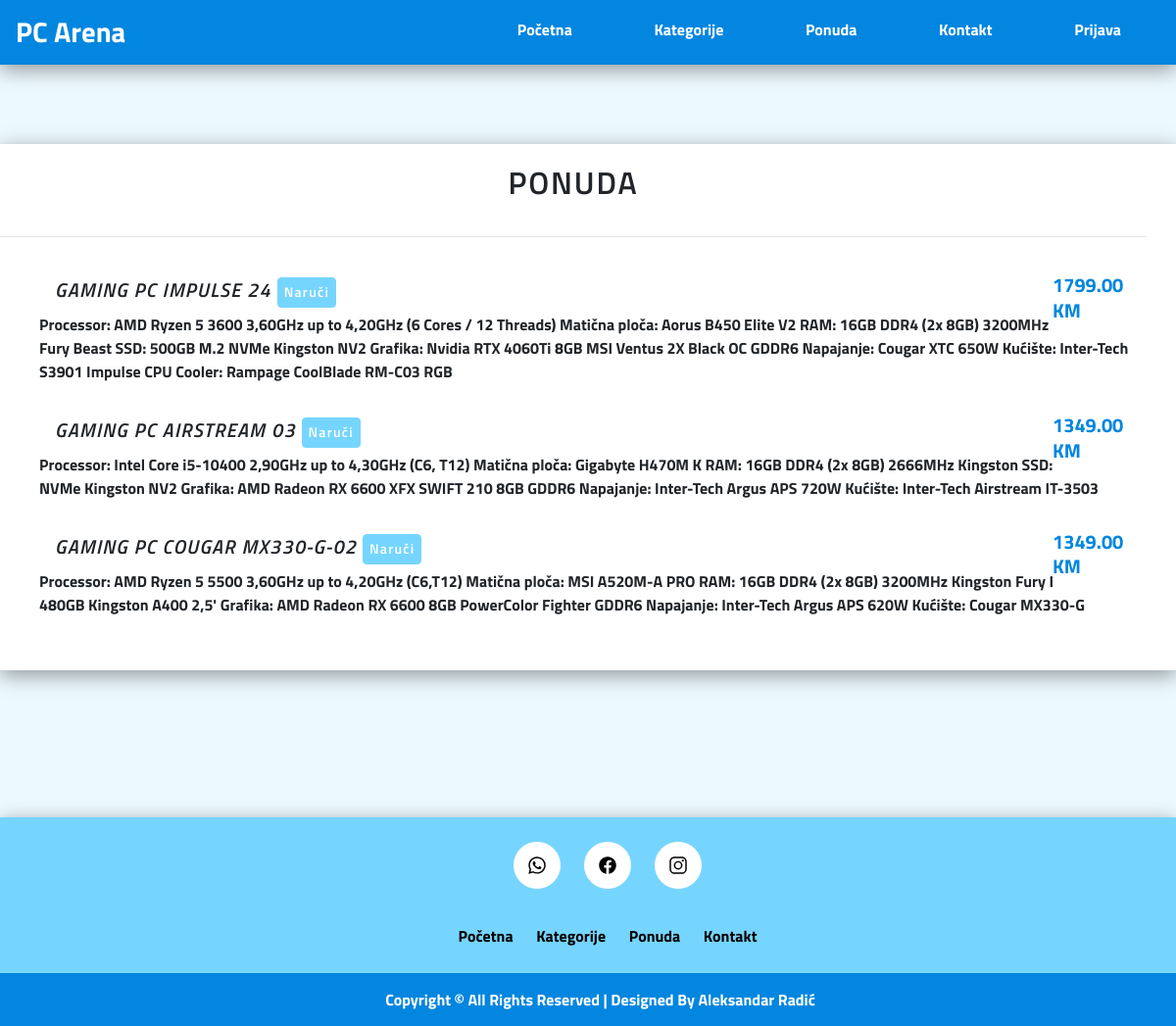
The app's page /categories-ponuda.php?kategorija_id=1 with its own data.
### tables this page shows
CREATE TABLE `tbl_ponuda` (
  `id` int(10) UNSIGNED NOT NULL,
  `naziv` varchar(100) NOT NULL,
  `opis` text NOT NULL,
  `cijena` decimal(10,2) NOT NULL,
  `kategorija_id` int(10) UNSIGNED NOT NULL,
  `objavljeno` varchar(10) NOT NULL,
  `aktivno` varchar(10) NOT NULL
);

### categories-ponuda.php (the view, shortened to what this page needs)
<?php
if (isset($_GET['kategorija_id'])) {
    $kategorija_id = $_GET['kategorija_id'];
}
?>
<!DOCTYPE html>
<html lang="en">
<head>
  <link rel="stylesheet" href="https://stackpath.bootstrapcdn.com/bootstrap/4.1.3/css/bootstrap.min.css"
    integrifty="sha384-MCw98/SFnGE8fJT3GXwEOngsV7Zt27NXFoaoApmYm81iuXoPkFOJwJ8ERdknLPMO">
  <link rel="stylesheet" href="css/style.css">
</head>
<body>
  <nav>
    <div class="navbar">
      <span class="pcshop-title">PC Arena</span>
      <ul>
        <li><a href="index.php">Početna</a></li>
        <li><a href="categories.php">Kategorije</a></li>
        <li><a href="ponuda.php">Ponuda</a></li>
        <li><a href="#">Kontakt</a></li>
        <li><a href="admin/login.php">Prijava</a></li>
      </ul>
    </div>
  </nav>
  <section class="interior-section-two menu-section">
    <div class="menu-list menu-list__dotted menu-list-1">
      <h2 class="menu-list__title">Ponuda</h2>
      <hr class="separator">
      <ul class="menu-list__items">
        <?php
                $sql = "SELECT * FROM tbl_ponuda WHERE kategorija_id = $kategorija_id";
                $conn = mysqli_connect('localhost', 'root', '') or die(mysqli_error($conn));
                $rezultat = mysqli_query($conn, $sql) or die(mysqli_error($conn));
                $brojredova = mysqli_num_rows($rezultat);
                if ($brojredova > 0) {
                    while ($row = mysqli_fetch_assoc($rezultat)) {
                        $id = $row['id'];
                        $naziv = $row['naziv'];
                        $opis = $row['opis'];
                        $cijena = $row['cijena'];
                ?>
        <li class="menu-list__item">
          <h4 class="menu-list__item-title">
            <span class="item_title">
              <?php echo $naziv; ?>
            </span>
            <div class="btn-menu"><a href="order.php?artikal_id=<?php echo $id; ?>">Naruči</a></div>
          </h4>
          <p>
            <?php echo $opis; ?>
          </p>
          <span class="menu-list__item-price">
            <p>
              <?php echo $cijena; ?> KM
            </p>
          </span>
        </li>
        <?php
                    }
                }
                ?>
      </ul>
    </div>
  </section>
  <footer>
    <ul class="icons">
      <li><a href="#"><ion-icon name="logo-whatsapp"></ion-icon></a></li>
      <li><a href="#"><ion-icon name="logo-facebook"></ion-icon></a></li>
      <li><a href="#"><ion-icon name="logo-instagram"></ion-icon></a></li>
    </ul>
    <ul class="menu">
      <li><a href="#">Početna</a></li>
      <li><a href="#">Kategorije</a></li>
      <li><a href="#">Ponuda</a></li>
      <li><a href="#">Kontakt</a></li>
    </ul>
    <div class="footer-copyright">
      <p>Copyright &copy; All Rights Reserved | Designed by Aleksandar Radić</p>
    </div>
  </footer>
</body>
</html>

### css/style.css (style rules this page uses)
body { margin: 0 0; padding: 0 0; font-family: 'Titillium Web', sans-serif; background-color: #ecf9ff; font-weight: bolder; min-height: 100vh; display: flex; flex-direction: column; }
.pcshop-title { font-family: 'Titillium Web', sans-serif; font-size: 1.8rem; color: white; }
.navbar { box-shadow: 0 5px 20px rgba(0, 0, 0, 0.4); width: 100%; background-color: #0286df; }
nav ul li { display: inline-block; list-style: none; font-size: 1rem; padding: 10px 20px 0px 20px; margin: 0 20px; cursor: pointer; position: relative; }
nav ul li:after { content: ""; width: 0; height: 3px; background: #76d5fe; position: absolute; left: 0; bottom: -10px; transition: 0.5s; }
nav ul li a { text-decoration: none; color: white; }
::placeholder { color: black; }
h4 { font-size: 1.125rem; font-weight: 600; font-style: italic; margin: 0 16px; }
.menu-section { margin: 0 auto; display: block; width: 100%; max-width: 1200px; padding-top: 25px; margin-bottom: 100px; margin-top: 56px; }
.menu-list { display: block; margin-left: auto; margin-right: auto; width: 100%; padding-bottom: 25px; margin-bottom: 50px; background: white; box-shadow: 0 5px 20px rgba(0, 0, 0, 0.4); padding-right: 30px; }
.menu-list hr { margin: 36px 0; }
.btn-menu { outline: none; border: 1px solid #76d5fe; background-color: #76d5fe !important; border-radius: 4px; text-align: center; font-size: 0.875rem; font-weight: 600; color: black; cursor: pointer; margin-top: 5px; display: inline-block; padding: 6px; font-style: normal; }
.menu-list__title { text-align: center; text-transform: uppercase; letter-spacing: 1.85px; font-weight: 600; padding-top: 20px; }
.menu-list__item { position: relative; margin-bottom: 30px; list-style: none; }
.menu-list__item-title { position: relative; margin-top: 0; margin-bottom: 5px; padding-right: 96px; text-align: left; letter-spacing: 1.25px; }
.menu-list__item-title .item_title { position: relative; z-index: 5; background-color: white; font-size: 20px; font-weight: 600; text-transform: uppercase; }
.menu-list__item-price { position: absolute; top: 0; right: 0; z-index: 1; max-width: 96px; background-color: white; font-size: 19px; font-size: 1.1875rem; line-height: 1.27316; font-weight: bold; }
.menu-list__item-price p { color: #0286df; font-size: 20px; font-family: 'Titillium Web', sans-serif; }
footer { background-color: #76d5fe; text-align: center; text-transform: uppercase; padding-top: 15px; margin-top: auto; box-shadow: 0 5px 20px rgba(0, 0, 0, 0.4); }
footer li { list-style: none; margin: 10px; display: inline-block; }
.icons a { background: white; color: black; padding: 14px; font-size: 20px; border-radius: 100%; display: flex; align-items: center; }
.menu a { color: black; text-transform: capitalize; }
.footer-copyright { background-color: #0286df; color: white; padding: 15px; margin-top: 15px; text-transform: capitalize; }
.footer-copyright p { margin-bottom: 0px; margin-left: 25px; }
.btn-menu a { text-decoration: none; color: white; }

### records on screen
tbl_ponuda: naziv "GAMING PC IMPULSE 24", opis "Processor: AMD Ryzen 5 3600 3,60GHz up to 4,20GHz (6 Cores / 12 Threads) Matična ploča: Aorus B450 Elite V2 RAM: 16GB DDR4 (2x 8GB) 3200MHz Kingston Fury Beast SSD: 500GB M.2 NVMe Kingston NV2 Grafika: Nvidia RTX 4060Ti 8GB MSI Ventus 2X Black OC GDDR6 Napajanje: Cougar XTC 650W Kućište: Inter-Tech S3901 Impulse CPU Cooler: Rampage CoolBlade RM-C03 RGB", cijena "1799.00"
tbl_ponuda: naziv "GAMING PC AIRSTREAM 03", opis "Processor: Intel Core i5-10400 2,90GHz up to 4,30GHz (C6, T12) Matična ploča: Gigabyte H470M K RAM: 16GB DDR4 (2x 8GB) 2666MHz Kingston SSD: 500GB M.2 NVMe Kingston NV2 Grafika: AMD Radeon RX 6600 XFX SWIFT 210 8GB GDDR6 Napajanje: Inter-Tech Argus APS 720W Kućište: Inter-Tech Airstream IT-3503", cijena "1349.00"
tbl_ponuda: naziv "GAMING PC COUGAR MX330-G-02", opis "Processor: AMD Ryzen 5 5500 3,60GHz up to 4,20GHz (C6,T12) Matična ploča: MSI A520M-A PRO RAM: 16GB DDR4 (2x 8GB) 3200MHz Kingston Fury Beast SSD: 480GB Kingston A400 2,5' Grafika: AMD Radeon RX 6600 8GB PowerColor Fighter GDDR6 Napajanje: Inter-Tech Argus APS 620W Kućište: Cougar MX330-G", cijena "1349.00"
